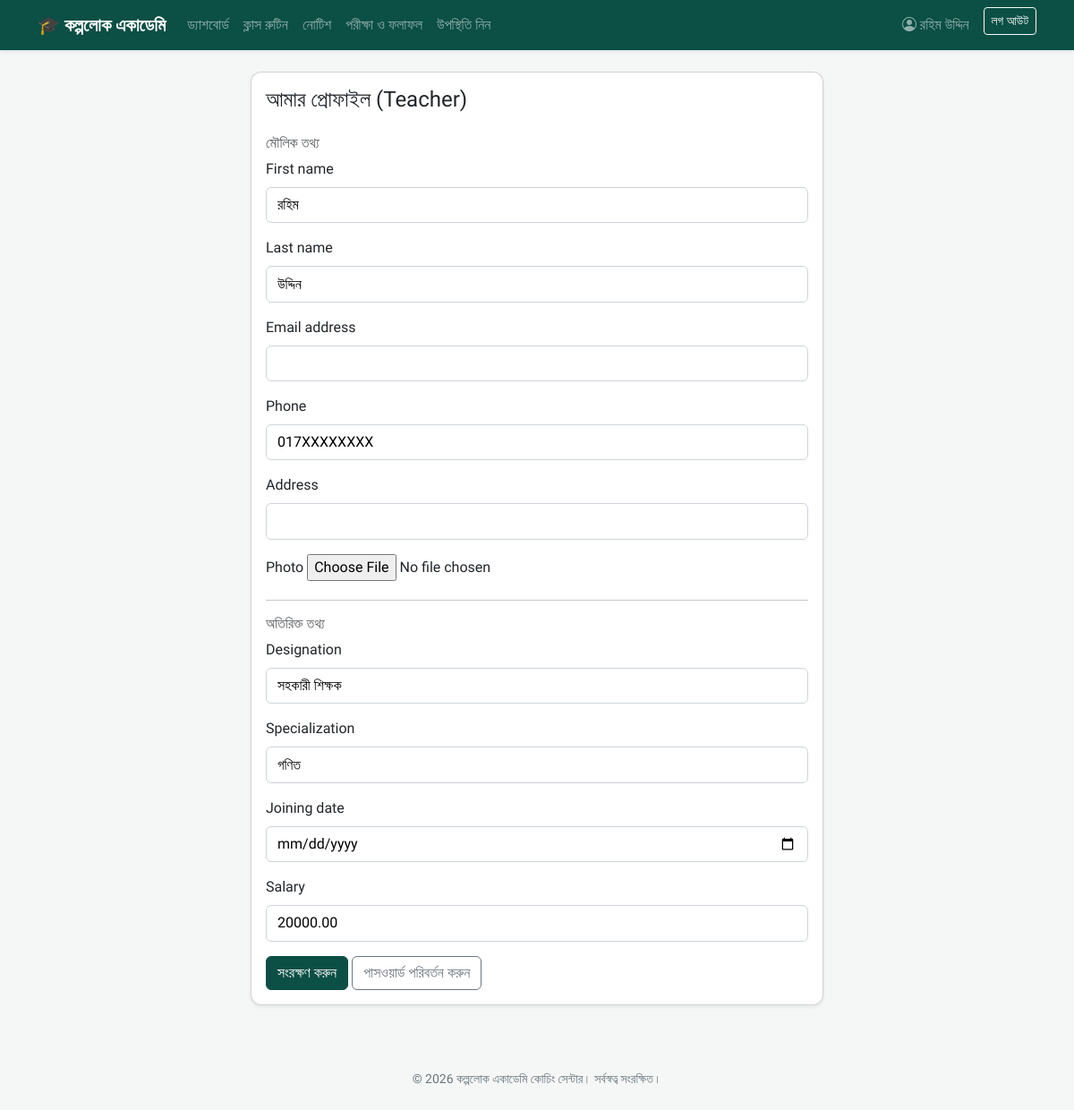
The app's page /accounts/profile/ (signed in) with its own data.
### accounts/models.py (models this page shows, shortened)
class User(AbstractUser):
    class Role(models.TextChoices):
        ADMIN = "ADMIN", "Admin"
        TEACHER = "TEACHER", "Teacher"
        STUDENT = "STUDENT", "Student"
    role = models.CharField(max_length=10, choices=Role.choices, default=Role.STUDENT)
    phone = models.CharField(max_length=20, blank=True)
    photo = models.ImageField(upload_to="profiles/", blank=True, null=True)
    address = models.CharField(max_length=255, blank=True)
    def is_admin_role(self):
        return self.role == self.Role.ADMIN or self.is_superuser
    def is_teacher_role(self):
        return self.role == self.Role.TEACHER
    def is_student_role(self):
        return self.role == self.Role.STUDENT

class TeacherProfile(models.Model):
    user = models.OneToOneField(User, on_delete=models.CASCADE, related_name="teacher_profile")
    designation = models.CharField(max_length=100, blank=True, help_text="যেমনঃ সিনিয়র শিক্ষক")
    specialization = models.CharField(max_length=150, blank=True, help_text="যেমনঃ পদার্থবিজ্ঞান, গণিত")
    joining_date = models.DateField(null=True, blank=True)
    salary = models.DecimalField(max_digits=10, decimal_places=2, default=0)

### accounts/views.py (the view)
# urls.py: path('profile/', views.profile_view, name='profile'),
@login_required
def profile_view(request):
    user = request.user
    profile_form = None
    if request.method == "POST":
        user_form = UserEditForm(request.POST, request.FILES, instance=user)
        if user.is_teacher_role() and hasattr(user, "teacher_profile"):
            profile_form = TeacherProfileEditForm(request.POST, instance=user.teacher_profile)
        elif user.is_student_role() and hasattr(user, "student_profile"):
            profile_form = StudentProfileEditForm(request.POST, instance=user.student_profile)
        valid = user_form.is_valid() and (profile_form is None or profile_form.is_valid())
        if valid:
            user_form.save()
            if profile_form:
                profile_form.save()
            messages.success(request, "প্রোফাইল সফলভাবে হালনাগাদ হয়েছে।")
            return redirect("profile")
    else:
        user_form = UserEditForm(instance=user)
        if user.is_teacher_role() and hasattr(user, "teacher_profile"):
            profile_form = TeacherProfileEditForm(instance=user.teacher_profile)
        elif user.is_student_role() and hasattr(user, "student_profile"):
            profile_form = StudentProfileEditForm(instance=user.student_profile)
    return render(request, "accounts/profile.html", {"user_form": user_form, "profile_form": profile_form})

### accounts/forms.py
class UserEditForm(forms.ModelForm):
    class Meta:
        model = User
        fields = ["first_name", "last_name", "email", "phone", "address", "photo"]

class TeacherProfileEditForm(forms.ModelForm):
    class Meta:
        model = TeacherProfile
        fields = ["designation", "specialization", "joining_date", "salary"]
        widgets = {"joining_date": forms.DateInput(attrs={"type": "date"})}

### templates/accounts/profile.html (shortened to what this page needs)
{% extends "base.html" %}
{% block content %}
<div class="card shadow-sm" style="max-width:640px;margin:auto;">
    <div class="card-body">
        <h4 class="mb-4">আমার প্রোফাইল ({{ user.get_role_display }})</h4>
        <form method="post" enctype="multipart/form-data">
            <h6 class="text-muted">মৌলিক তথ্য</h6>
            {% for field in user_form %}
                <div class="mb-3">
                    <label class="form-label">{{ field.label }}</label>
                    {{ field }}
                </div>
            {% endfor %}
            {% if profile_form %}
                <hr>
                <h6 class="text-muted">অতিরিক্ত তথ্য</h6>
                {% for field in profile_form %}
                    <div class="mb-3">
                        <label class="form-label">{{ field.label }}</label>
                        {{ field }}
                    </div>
                {% endfor %}
            {% endif %}
            <button type="submit" class="btn btn-brand">সংরক্ষণ করুন</button>
            <a href="{% url 'password_change' %}" class="btn btn-outline-secondary">পাসওয়ার্ড পরিবর্তন করুন</a>
        </form>
    </div>
</div>
{% endblock %}

### templates/base.html (shortened to what this page needs)
{% load static %}
<!DOCTYPE html>
<html lang="bn">
<head>
    <link href="https://cdn.jsdelivr.net/npm/bootstrap@5.3.3/dist/css/bootstrap.min.css" rel="stylesheet">
    <link href="https://cdn.jsdelivr.net/npm/bootstrap-icons@1.11.3/font/bootstrap-icons.css" rel="stylesheet">
</head>
<body>
<nav class="navbar navbar-expand-lg navbar-dark brand-green mb-4 shadow-sm">
    <div class="container">
        <a class="navbar-brand" href="{% url 'home' %}">🎓 কল্পলোক একাডেমি</a>
        <div class="collapse navbar-collapse" id="navMenu">
            <ul class="navbar-nav me-auto mb-2 mb-lg-0">
                {% if user.is_authenticated %}
                    <li class="nav-item"><a class="nav-link" href="{% url 'dashboard' %}">ড্যাশবোর্ড</a></li>
                    <li class="nav-item"><a class="nav-link" href="{% url 'routine_list' %}">ক্লাস রুটিন</a></li>
                    <li class="nav-item"><a class="nav-link" href="{% url 'notice_list' %}">নোটিশ</a></li>
                    {% if user.is_teacher_role %}
                        <li class="nav-item"><a class="nav-link" href="{% url 'exam_list' %}">পরীক্ষা ও ফলাফল</a></li>
                        <li class="nav-item"><a class="nav-link" href="{% url 'attendance_mark' %}">উপস্থিতি নিন</a></li>
                    {% endif %}
                {% endif %}
            </ul>
            <ul class="navbar-nav">
                {% if user.is_authenticated %}
                    <li class="nav-item"><a class="nav-link" href="{% url 'profile' %}"><i class="bi bi-person-circle"></i> {{ user.get_full_name|default:user.username }}</a></li>
                    <li class="nav-item">
                        <form method="post" action="{% url 'logout' %}" class="d-inline">
                            <button class="btn btn-outline-light btn-sm ms-2" type="submit">লগ আউট</button>
                        </form>
                    </li>
                {% else %}
                    <li class="nav-item"><a class="nav-link" href="{% url 'login' %}">লগইন</a></li>
                {% endif %}
            </ul>
        </div>
    </div>
</nav>
<div class="container mb-5">
    {% block content %}{% endblock %}
</div>
<footer class="text-center py-4 small">
    &copy; {% now "Y" %} কল্পলোক একাডেমি কোচিং সেন্টার। সর্বস্বত্ব সংরক্ষিত।
</footer>
</body>
</html>

### templates/base.html (style rules this page uses)
body { font-family: 'Hind Siliguri', sans-serif; background-color: #f4f7f6; }
.navbar-brand { font-weight: 700; }
.brand-green { background-color: #0b4f45 !important; }
.btn-brand { background-color: #0b4f45; border-color: #0b4f45; color: #fff; }
.card { border-radius: 0.75rem; }
footer { color: #6c757d; }
form input[type=text], form input[type=email], form input[type=password], form input[type=number], form input[type=date], form input[type=time], form select, form textarea { display: block; width: 100%; padding: 0.45rem 0.75rem; border: 1px solid #ced4da; border-radius: 0.375rem; font-family: inherit; }

### records on screen
User: get_full_name "রহিম উদ্দিন", role "Teacher", user_form "রহিম" "উদ্দিন" "017XXXXXXXX"
TeacherProfile: profile_form "সহকারী শিক্ষক" "গণিত" "20000.00"

### other values on screen
{{ field.label }} "First name" "Last name" "Email address" "Phone" "Address" "Photo"
{{ field.label }} "Designation" "Specialization" "Joining date" "Salary"
